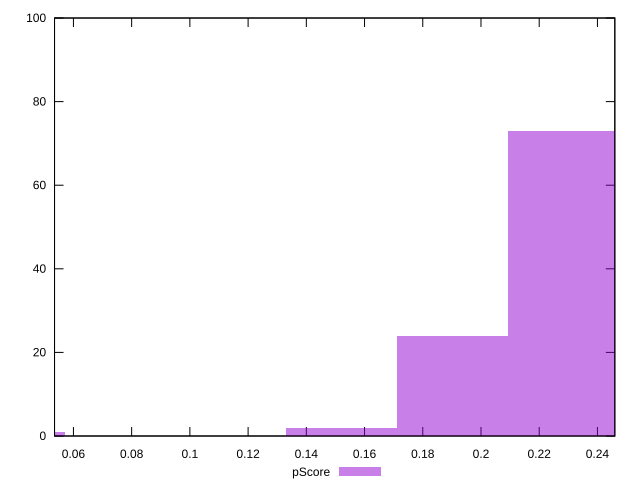

Write the gnuplot code that produced this figure.
reset

$pScore <<EOF
0.038036054962264414 1
0.22821632977358647 73
0.19018027481132208 24
0.15214421984905765 2
EOF

set key outside below
set boxwidth 0.038036054962264414
set xrange [0.05350700133439207:0.24597510727283856]
set yrange [0:100]
set trange [0:100]
set style fill transparent solid 0.5 noborder
set terminal svg size 640, 490 enhanced background rgb 'white'
set output "reports/report_00032_2021-02-25T10-28-15.087Z/max-potential-fid/samples/music/pScore/histogram.svg"

plot $pScore title "pScore" with boxes

reset
